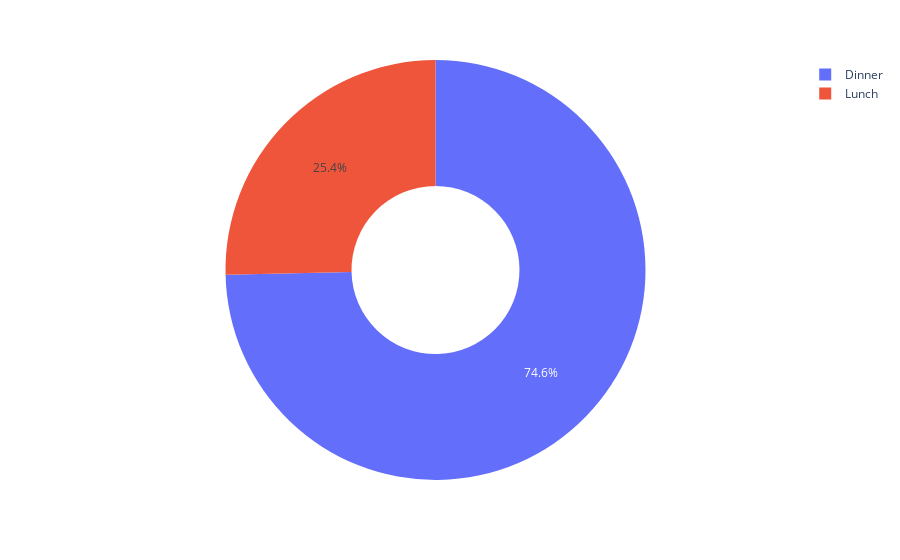

Here is the notebook cell this chart was saved with:
### Markdown cell above
Agora vamos ver se a maioria das gorjetas são dadas durante o almoço ou jantar:

### Code cell
figure = px.pie(data,
                values='tip',
                names='time', hole=0.4)

figure.show()

### Figure 1 — Plotly figure (JSON) as saved in the notebook; plotly's stock layout.template omitted (floating-point values rounded to 4 significant figures; data arrays with more than 128 entries replaced by an {"elided": "..."} marker saying what was removed)
{"data": [{"domain": {"x": [0, 1], "y": [0, 1]}, "hole": 0.4, "hovertemplate": "time=%{label}<br>tip=%{value}<extra></extra>", "labels": {"elided": "244 str values"}, "legendgroup": "", "name": "", "showlegend": true, "type": "pie", "values": {"elided": "244 float values"}}], "layout": {"legend": {"tracegroupgap": 0}, "margin": {"t": 60}}}
